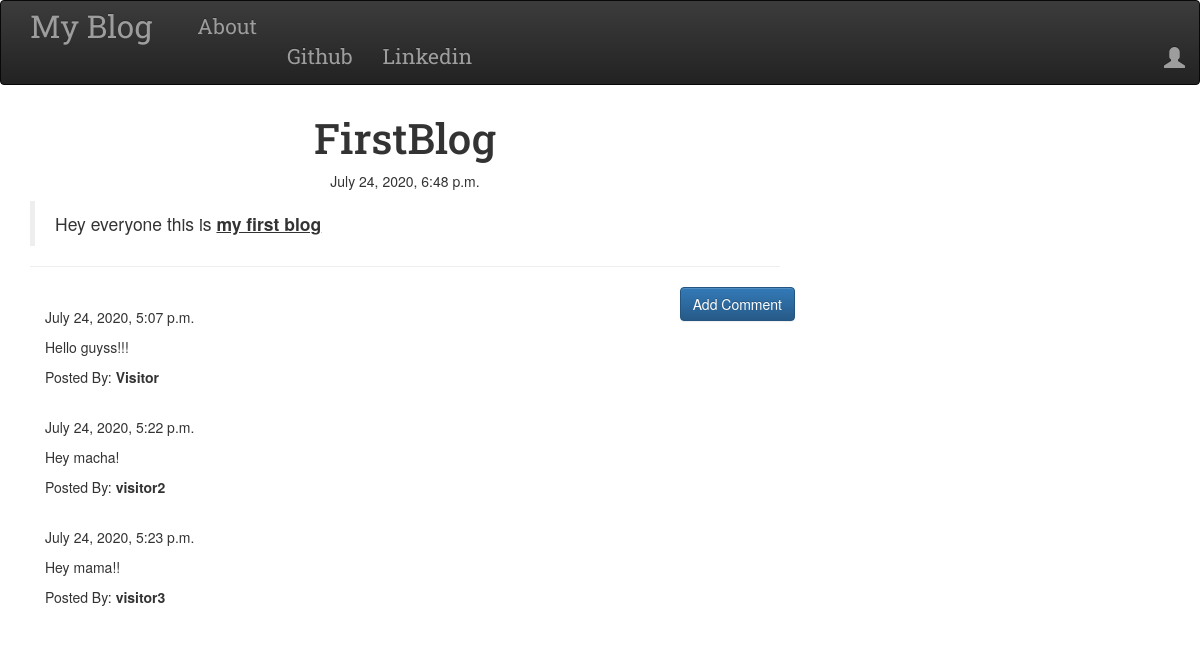
The app's page /post/1/ with its own data.
### blog/models.py (models this page shows, shortened)
class Post(models.Model):
    author = models.ForeignKey('auth.User',on_delete=models.CASCADE)
    title = models.CharField(max_length=264)
    text = models.TextField()
    create_date = models.DateTimeField(default=timezone.now)
    published_date = models.DateTimeField(blank=True,null=True)

class Comment(models.Model):
    post = models.ForeignKey(Post,on_delete=models.CASCADE,related_name='comments')
    author = models.CharField(max_length=264)
    text = models.TextField()
    create_date = models.DateTimeField(default=timezone.now)
    approved_comments = models.BooleanField(default=False)

### blog/views.py (the view)
# urls.py: path('post/<int:pk>/',views.PostDetailView.as_view(),name='post_detail'),
class PostDetailView(DetailView):
    model = Post

### blog/templates/blog/post_detail.html (shortened to what this page needs)
{% extends 'blog/base.html' %}
{% block content %}
  <h1 class="posttitle loader">{{ post.title }}</h1>
  {% if post.published_date %}
    <div class="date postdate">
      {{ post.published_date }}
    </div>
  {% else %}
    <a class="btn btn-default" href="{% url 'post_publish' pk=post.pk %}">Publish</a>
  {% endif %}
  <p class="postcontent">{{ post.text|safe|linebreaksbr }}</p>
  <hr>
  <a class="btn btn-primary btn-comment" href="{% url 'add_comment_to_post' pk=post.pk %}">Add Comment</a>
  <div class="container">
    {% for comment in post.comments.all %}
    <br>
        {% if user.is_authenticated or comment.approved_comments %}
              {{comment.create_date}}
            <p>{{ comment.text|safe|linebreaks }}</p>
            <p>Posted By: <strong>{{ comment.author }}</strong></p>
        {% endif %}
      {% empty %}
        <p>No comments</p>
      {% endfor %}
  </div>
{% endblock %}

### blog/templates/blog/base.html (shortened to what this page needs)
<!DOCTYPE html>
{% load static %}
<html lang="en" dir="ltr">
  <head>
    <link rel="stylesheet" href="https://maxcdn.bootstrapcdn.com/bootstrap/3.3.7/css/bootstrap.min.css">
    <link rel="stylesheet" href="https://maxcdn.bootstrapcdn.com/bootstrap/3.3.7/css/bootstrap-theme.min.css">
    <link rel="stylesheet" href="//cdn.jsdelivr.net/npm/medium-editor@latest/dist/css/medium-editor.min.css" type="text/css" media="screen" charset="utf-8">
    <link rel="stylesheet" href="{% static 'css/blog.css' %}">
  </head>
  <body class="loader">
    <nav class="navbar navbar-inverse techfont custom-navbar">
      <div class="container">
        <ul class="nav navbar-nav">
          <li><a class='navbar-brand bigbrand' href="{% url 'post_list' %}"</a>My Blog</li>
          <li><a href="{% url 'about' %}"</a>About</li>
          <li><a href="https://www.github.com"</a>Github</li>
          <li><a href="https://www.linkedin.com"</a>Linkedin</li>
        </ul>
        <ul class="nav navbar-nav navbar-right">
          {% if user.is_authenticated %}
            <li>
              <a href="{% url 'post_new' %}">Create Post</a>
            </li>
            <li>
              <a href="{% url 'post_draft_list' %}">Drafts</a>
            </li>
            <li>
              <a href="{% url 'logout' %}">Logout</a>
            </li>
            <li>
              <a >Welcome: {{ user.username }}</a>
            </li>
          {% else %}
          <li>
            <a class="nav navbar-right" href="{% url 'login' %}"><span class="glyphicon glyphicon-user"></span></a>
          </li>
          {% endif %}
        </ul>
      </div>
    </nav>
    <div class="content container">
      <div class="row">
        <div class="col-md-8">
          <div class="blog_posts">
            {% block content %}
            {% endblock %}
          </div>
        </div>
      </div>
    </div>
  </body>
</html>

### blog/static/css/blog.css (style rules this page uses)
.techfont { font-family: 'Roboto Slab', serif; font-size: 1.5em; margin-bottom: 10px; }
.bigbrand { font-size: 1.5em; }
.postdate { text-align: center; }
.posttitle { font-family: 'Roboto Slab', serif; font-size: 3em; text-align: center; }
.postcontent { font-family: 'Oleo Script'; font-size: 1.5em; }
.btn-comment { position: absolute; right: 0px; }
.loader { filter:hue-rotate(0deg); color:linear-gradient(45deg,#0f8,#08f); animation:hue 5000ms infinite linear; }

### records on screen
Post: title "FirstBlog", published_date "July 24, 2020, 6:48 p.m.", text "Hey everyone this is my first blog"
Comment: create_date "July 24, 2020, 5:07 p.m.", text "Hello guyss!!!", author "Visitor"
Comment: create_date "July 24, 2020, 5:22 p.m.", text "Hey macha!", author "visitor2"
Comment: create_date "July 24, 2020, 5:23 p.m.", text "Hey mama!!", author "visitor3"
